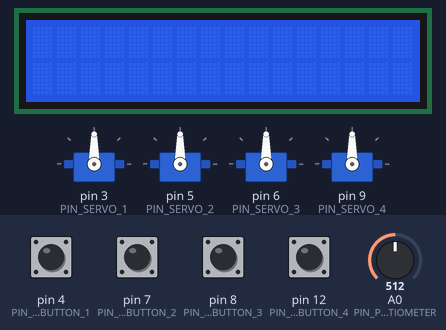
Bench run of a sketch on a simulated Arduino Mega 2560, built with avr-gcc and run on an emulated ATmega2560. Shown: 4 × servo, 16×2 character LCD. Inputs (shaded band) come from the test bench; at power-on: pin 4 (PIN_PUSHBUTTON_1), pin 7 (PIN_PUSHBUTTON_2), pin 8 (PIN_PUSHBUTTON_3), pin 12 (PIN_PUSHBUTTON_4) HIGH, A0 (PIN_POTENTIOMETER) = 512. What the sketch prints to the serial monitor is not drawn.

Above: at 1.2 s.
1.3 s: pin 4 (PIN_PUSHBUTTON_1) pulled LOW for 0.15 s
At 1.9 s:
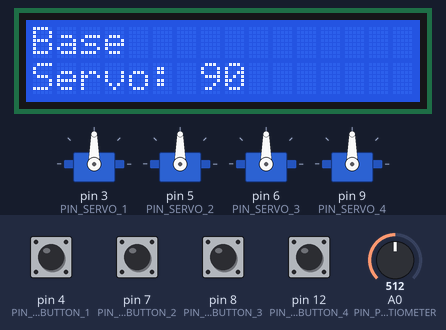
2.9 s: pin 7 (PIN_PUSHBUTTON_2) pulled LOW for 0.15 s
At 3.2 s:
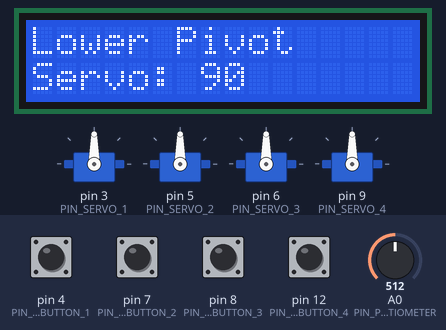
4.5 s: pin 8 (PIN_PUSHBUTTON_3) pulled LOW for 0.15 s
At 5.7 s:
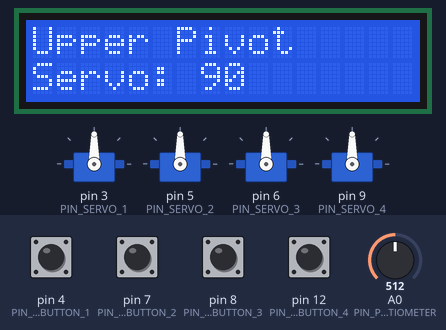
6.1 s: pin 12 (PIN_PUSHBUTTON_4) pulled LOW for 0.15 s
At 6.4 s:
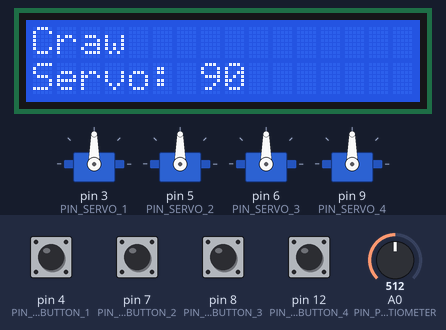
7.7 s: pin 4 (PIN_PUSHBUTTON_1) pulled LOW for 1 s
At 8.9 s:
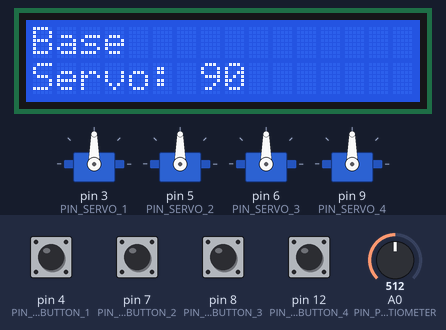
10.2 s: pin 7 (PIN_PUSHBUTTON_2) pulled LOW for 1 s
At 11.2 s:
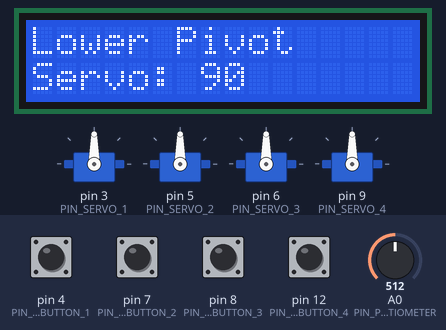
Timing chart, 0 to 13.2 s (numbered marks = the images above; inputs shaded):
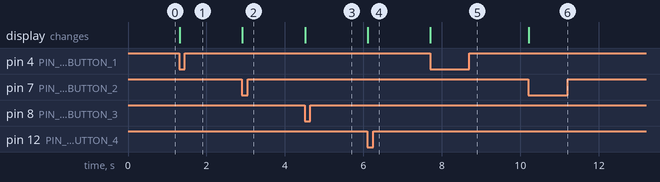

Measured:
- after the input at 1.3 s, the display: changes at once (image 1)
- after the input at 2.9 s, the display: changes at once (image 2)
- after the input at 4.5 s, the display: changes at once (image 3)
- after the input at 6.1 s, the display: changes at once (image 4)
- after the input at 7.7 s, the display: changes at once (image 5)
- after the input at 10.2 s, the display: changes at once (image 6)

The sketch:

try_servo.ino
```cpp
#include <Servo.h>
#include <LiquidCrystal.h>

#define PIN_SERVO_1 3
#define PIN_SERVO_2 5
#define PIN_SERVO_3 6
#define PIN_SERVO_4 9

#define PIN_PUSHBUTTON_1 4
#define PIN_PUSHBUTTON_2 7
#define PIN_PUSHBUTTON_3 8
#define PIN_PUSHBUTTON_4 12

#define PIN_POTENTIOMETER 0

#define PIN_RS 40
#define PIN_EN 38
#define PIN_D4 52
#define PIN_D5 50
#define PIN_D6 48
#define PIN_D7 46

Servo servo_1;
Servo servo_2;
Servo servo_3;
Servo servo_4;

LiquidCrystal lcd(PIN_RS, PIN_EN, PIN_D4, PIN_D5, PIN_D6, PIN_D7);

int degree;

void setup() {
    pinMode(PIN_PUSHBUTTON_1, INPUT_PULLUP);
    pinMode(PIN_PUSHBUTTON_2, INPUT_PULLUP);
    pinMode(PIN_PUSHBUTTON_3, INPUT_PULLUP);
    pinMode(PIN_PUSHBUTTON_4, INPUT_PULLUP);

    servo_1.attach(PIN_SERVO_1);
    servo_2.attach(PIN_SERVO_2);
    servo_3.attach(PIN_SERVO_3);
    servo_4.attach(PIN_SERVO_4);

    Serial.begin(9600);
    lcd.begin(16, 2);
    lcd.clear();
    // lcd.print("Hello World");
}

void loop() {
    degree = map(analogRead(PIN_POTENTIOMETER), 0, 1023, 0, 180);
    if (!digitalRead(PIN_PUSHBUTTON_1)) {
        servo_1.write(degree);
        printSerial(1, degree);
        printLCD("Base", degree);
    } else if (!digitalRead(PIN_PUSHBUTTON_2)) {
        servo_2.write(degree);
        printSerial(2, degree);
        printLCD("Lower Pivot", degree);
    } else if (!digitalRead(PIN_PUSHBUTTON_3)) {
        servo_3.write(degree);
        printSerial(3, degree);
        printLCD("Upper Pivot", degree);
    } else if (!digitalRead(PIN_PUSHBUTTON_4)) {
        servo_4.write(degree);
        printSerial(4, degree);
        printLCD("Craw", degree);
    }
    delay(15);
}

void printSerial(int numServo, int servoDegree) {
    Serial.print("Servo ");
    Serial.print(numServo);
    Serial.print(": ");
    Serial.println(servoDegree);
}

void printLCD(String part, int servoDegree) {
    lcd.clear();
    // lcd.setCursor(0, 0);
    lcd.print(part);
    lcd.setCursor(0, 1);
    lcd.print("Servo: ");
    lcd.print(servoDegree);
}
```
